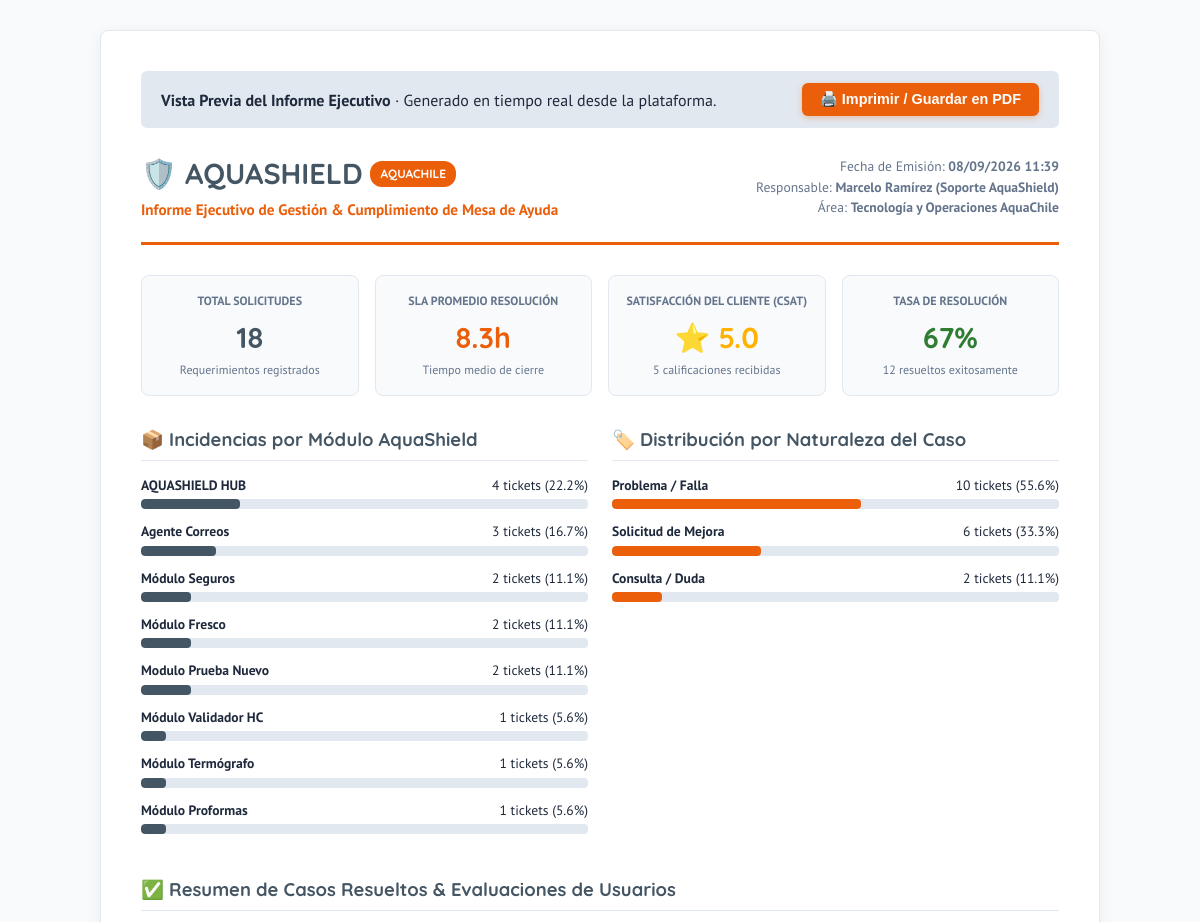
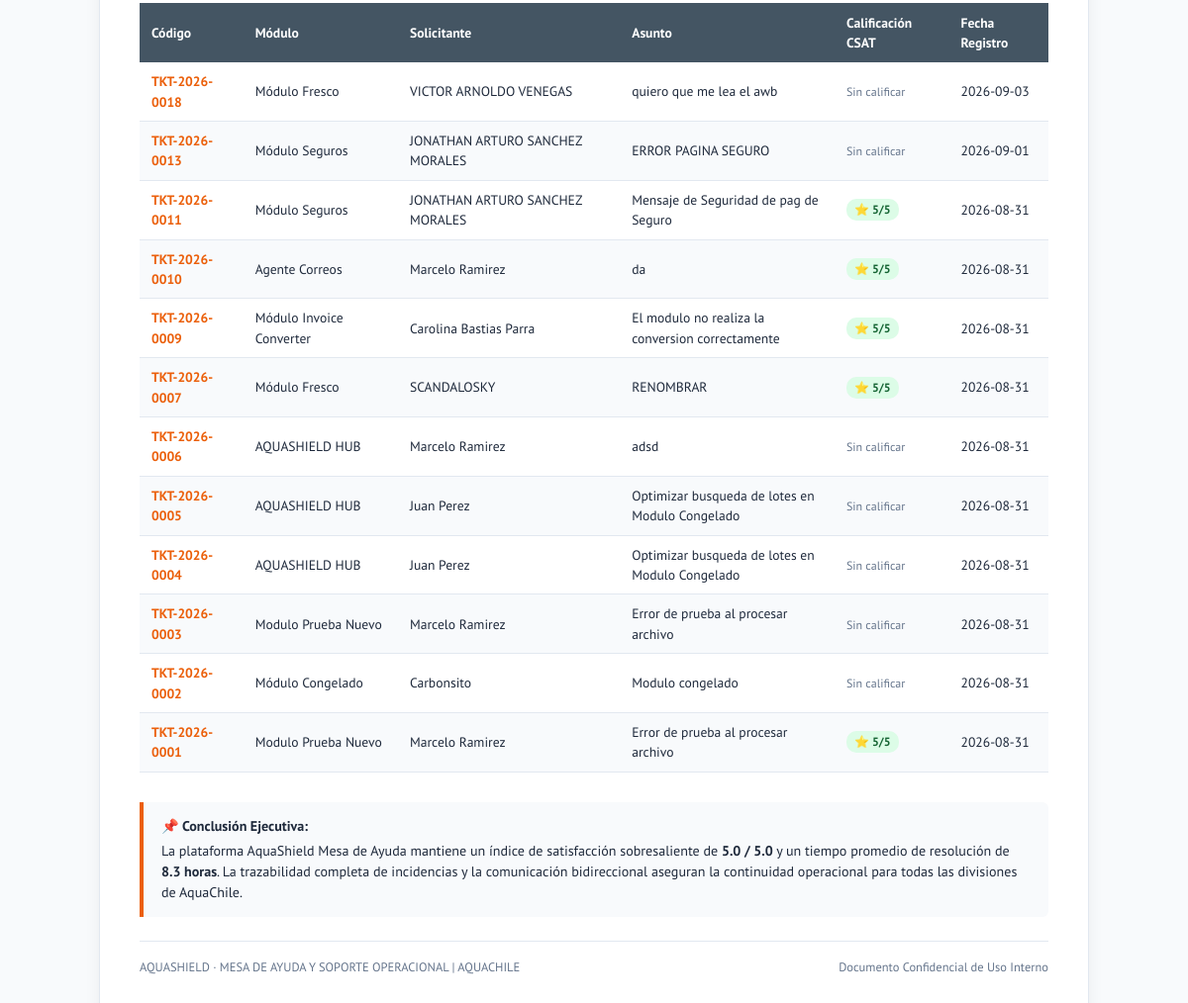
Page /admin/report-executive on the committed database (2 pictures, top to bottom).
### tables this page shows
CREATE TABLE tickets (
                id INTEGER PRIMARY KEY AUTOINCREMENT,
                code TEXT UNIQUE NOT NULL,
                requester_name TEXT NOT NULL,
                requester_email TEXT NOT NULL,
                requester_phone TEXT DEFAULT '',
                module_id INTEGER,
                module_name TEXT NOT NULL,
                type TEXT NOT NULL CHECK(type IN ('problema', 'mejora', 'consulta', 'otro')),
                priority TEXT NOT NULL CHECK(priority IN ('baja', 'media', 'alta', 'critica')),
                title TEXT NOT NULL,
                description TEXT NOT NULL,
                status TEXT NOT NULL DEFAULT 'abierto' CHECK(status IN ('abierto', 'en_analisis', 'en_desarrollo', 'resuelto', 'descartado')),
                resolution_notes TEXT DEFAULT '',
                created_at TIMESTAMP DEFAULT CURRENT_TIMESTAMP,
                updated_at TIMESTAMP DEFAULT CURRENT_TIMESTAMP,
                closed_at TIMESTAMP, user_id INTEGER REFERENCES users(id) ON DELETE SET NULL, first_response_at TIMESTAMP, rating INTEGER, feedback_comment TEXT DEFAULT '', is_pinned INTEGER DEFAULT 0, tags TEXT DEFAULT '', assigned_to TEXT DEFAULT '', time_spent_minutes INTEGER DEFAULT 0,
                FOREIGN KEY (module_id) REFERENCES modules(id) ON DELETE SET NULL
            );

### app.py (the view)
@app.route("/admin/report-executive", methods=["GET"])
def executive_report_page():
    try:
        analytics = database.get_analytics_data()
        all_tickets = database.get_tickets(limit=1000)
        resolved_tickets = [t for t in all_tickets if t["status"] == "resuelto"]
        return render_template(
            "executive_report.html",
            analytics=analytics,
            tickets=all_tickets,
            resolved_tickets=resolved_tickets,
            generated_at=datetime.now().strftime("%d/%m/%Y %H:%M")
        )
    except Exception as e:
        return f"Error generando reporte: {str(e)}", 500

### database.py (called while the page is built)
@contextmanager
def get_db():
    conn = sqlite3.connect(DB_PATH, timeout=30.0)
    conn.row_factory = sqlite3.Row
    conn.execute("PRAGMA foreign_keys = ON")
    conn.execute("PRAGMA journal_mode = WAL")
    try:
        yield conn
        conn.commit()
    except Exception:
        conn.rollback()
        raise
    finally:
        conn.close()

### templates/executive_report.html (shortened to what this page needs)
<!DOCTYPE html>
<html lang="es">
<head>
</head>
<body>
  <div class="report-container">
    <div class="no-print">
      <div><strong>Vista Previa del Informe Ejecutivo</strong> · Generado en tiempo real desde la plataforma.</div>
      <button class="btn-print" onclick="window.print()">
        <span>🖨️ Imprimir / Guardar en PDF</span>
      </button>
    </div>
    <div class="report-header">
      <div>
        <div class="brand-title">
          <span>🛡️ AQUASHIELD</span>
          <span class="brand-badge">AquaChile</span>
        </div>
        <div style="font-size: 0.95rem; color: var(--color-accent); font-weight: 700; margin-top: 4px;">
          Informe Ejecutivo de Gestión & Cumplimiento de Mesa de Ayuda
        </div>
      </div>
      <div class="report-meta">
        <div>Fecha de Emisión: <strong>{{ generated_at }}</strong></div>
        <div>Responsable: <strong>Marcelo Ramírez (Soporte AquaShield)</strong></div>
        <div>Área: <strong>Tecnología y Operaciones AquaChile</strong></div>
      </div>
    </div>
    <div class="kpi-grid">
      <div class="kpi-card">
        <div class="kpi-title">Total Solicitudes</div>
        <div class="kpi-value" style="color: var(--color-primary);">{{ analytics.total_tickets }}</div>
        <div class="kpi-subtitle">Requerimientos registrados</div>
      </div>
      <div class="kpi-card">
        <div class="kpi-title">SLA Promedio Resolución</div>
        <div class="kpi-value" style="color: var(--color-accent);">{{ analytics.sla.avg_resolution_hours }}h</div>
        <div class="kpi-subtitle">Tiempo medio de cierre</div>
      </div>
      <div class="kpi-card">
        <div class="kpi-title">Satisfacción del Cliente (CSAT)</div>
        <div class="kpi-value" style="color: var(--color-warning);">⭐ {{ analytics.csat.avg_rating }}</div>
        <div class="kpi-subtitle">{{ analytics.csat.total_ratings }} calificaciones recibidas</div>
      </div>
      <div class="kpi-card">
        <div class="kpi-title">Tasa de Resolución</div>
        <div class="kpi-value" style="color: var(--color-success);">
          {% if analytics.total_tickets > 0 %}
            {{ (resolved_tickets|length * 100 / analytics.total_tickets)|round|int }}%
          {% else %}
            100%
          {% endif %}
        </div>
        <div class="kpi-subtitle">{{ resolved_tickets|length }} resueltos exitosamente</div>
      </div>
    </div>
    <div class="two-cols">
      <div>
        <h3 class="section-title">📦 Incidencias por Módulo AquaShield</h3>
        {% for m in analytics.by_module %}
          <div class="bar-row">
            <div class="bar-header">
              <span><strong>{{ m.module_name }}</strong></span>
              <span>{{ m.count }} tickets ({{ m.percent }}%)</span>
            </div>
            <div class="bar-track">
              <div class="bar-fill" style="width: {{ m.percent }}%; background-color: var(--color-primary);"></div>
            </div>
          </div>
        {% endfor %}
      </div>
      <div>
        <h3 class="section-title">🏷️ Distribución por Naturaleza del Caso</h3>
        {% for t in analytics.by_type %}
          <div class="bar-row">
            <div class="bar-header">
              <span><strong>{{ t.label }}</strong></span>
              <span>{{ t.count }} tickets ({{ t.percent }}%)</span>
            </div>
            <div class="bar-track">
              <div class="bar-fill" style="width: {{ t.percent }}%; background-color: var(--color-accent);"></div>
            </div>
          </div>
        {% endfor %}
      </div>
    </div>
    <h3 class="section-title">✅ Resumen de Casos Resueltos & Evaluaciones de Usuarios</h3>
    <table>
      <thead>
        <tr>
          <th>Código</th>
          <th>Módulo</th>
          <th>Solicitante</th>
          <th>Asunto</th>
          <th>Calificación CSAT</th>
          <th>Fecha Registro</th>
        </tr>
      </thead>
      <tbody>
        {% for t in resolved_tickets %}
          <tr>
            <td><strong style="color: var(--color-accent);">{{ t.code }}</strong></td>
            <td>{{ t.module_name }}</td>
            <td>{{ t.requester_name }}</td>
            <td style="max-width: 250px;">{{ t.title }}</td>
            <td>
              {% if t.rating %}
                <span class="badge badge-success">⭐ {{ t.rating }}/5</span>
              {% else %}
                <span style="color: var(--text-muted); font-size: 0.75rem;">Sin calificar</span>
              {% endif %}
            </td>
            <td>{{ t.created_at.split(' ')[0] }}</td>
          </tr>
        {% endfor %}
      </tbody>
    </table>
    <div style="background-color: #F8FAFC; border-left: 4px solid var(--color-accent); padding: 14px 18px; border-radius: 0 6px 6px 0; margin-bottom: 24px; font-size: 0.88rem;">
      <strong>📌 Conclusión Ejecutiva:</strong>
      <p style="margin-top: 4px; color: var(--text-dark);">
        La plataforma AquaShield Mesa de Ayuda mantiene un índice de satisfacción sobresaliente de <strong>{{ analytics.csat.avg_rating }} / 5.0</strong> y un tiempo promedio de resolución de <strong>{{ analytics.sla.avg_resolution_hours }} horas</strong>. La trazabilidad completa de incidencias y la comunicación bidireccional aseguran la continuidad operacional para todas las divisiones de AquaChile.
      </p>
    </div>
    <div class="footer">
      <div>AQUASHIELD · MESA DE AYUDA Y SOPORTE OPERACIONAL | AQUACHILE</div>
      <div>Documento Confidencial de Uso Interno</div>
    </div>
  </div>
</body>
</html>

### templates/executive_report.html (style rules this page uses)
:root { --color-primary: #445563; --color-primary-dark: #2A3B47; --color-accent: #EB5F0A; --color-success: #2E7D32; --color-warning: #FFB300; --color-info: #0288D1; --bg-page: #F8FAFC; --text-dark: #1E293B; --text-muted: #64748B; --border-color: #E2E8F0; }
* { box-sizing: border-box; margin: 0; padding: 0; }
body { font-family: 'PT Sans', -apple-system, BlinkMacSystemFont, "Segoe UI", Roboto, sans-serif; background-color: var(--bg-page); color: var(--text-dark); line-height: 1.5; padding: 30px; }
.report-container { max-width: 1000px; margin: 0 auto; background: #FFFFFF; border: 1px solid var(--border-color); border-radius: 8px; padding: 40px; box-shadow: 0 4px 16px rgba(0,0,0,0.06); }
.report-header { display: flex; justify-content: space-between; align-items: center; border-bottom: 3px solid var(--color-accent); padding-bottom: 20px; margin-bottom: 30px; }
.brand-title { font-family: 'Quicksand', sans-serif; font-size: 1.8rem; font-weight: 700; color: var(--color-primary); display: flex; align-items: center; gap: 8px; }
.brand-badge { background-color: var(--color-accent); color: #FFFFFF; font-size: 0.75rem; padding: 4px 10px; border-radius: 12px; font-weight: 700; text-transform: uppercase; }
.report-meta { text-align: right; font-size: 0.85rem; color: var(--text-muted); }
.no-print { display: flex; justify-content: space-between; align-items: center; margin-bottom: 24px; padding: 12px 20px; background-color: #E2E8F0; border-radius: 6px; }
.btn-print { background-color: var(--color-accent); color: #FFFFFF; border: none; padding: 8px 18px; border-radius: 6px; font-weight: 700; cursor: pointer; font-size: 0.9rem; display: inline-flex; align-items: center; gap: 6px; box-shadow: 0 2px 6px rgba(235,95,10,0.3); }
.kpi-grid { display: grid; grid-template-columns: repeat(4, 1fr); gap: 16px; margin-bottom: 30px; }
.kpi-card { background-color: #F8FAFC; border: 1px solid var(--border-color); border-radius: 8px; padding: 16px; text-align: center; }
.kpi-title { font-size: 0.75rem; text-transform: uppercase; color: var(--text-muted); font-weight: 700; }
.kpi-value { font-family: 'Quicksand', sans-serif; font-size: 1.8rem; font-weight: 700; margin: 6px 0 2px 0; }
.kpi-subtitle { font-size: 0.75rem; color: var(--text-muted); }
.section-title { font-family: 'Quicksand', sans-serif; font-size: 1.15rem; font-weight: 700; color: var(--color-primary); margin-bottom: 14px; padding-bottom: 6px; border-bottom: 1px solid var(--border-color); }
.two-cols { display: grid; grid-template-columns: 1fr 1fr; gap: 24px; margin-bottom: 30px; }
.bar-row { margin-bottom: 12px; }
.bar-header { display: flex; justify-content: space-between; font-size: 0.85rem; margin-bottom: 4px; }
.bar-track { background-color: #E2E8F0; border-radius: 4px; height: 10px; overflow: hidden; }
.bar-fill { height: 100%; border-radius: 4px; }
table { width: 100%; border-collapse: collapse; font-size: 0.85rem; margin-bottom: 30px; }
th { background-color: var(--color-primary); color: #FFFFFF; text-align: left; padding: 10px 12px; font-weight: 700; }
td { padding: 9px 12px; border-bottom: 1px solid var(--border-color); }
tr:nth-child(even) td { background-color: #F8FAFC; }
.badge { display: inline-block; padding: 2px 8px; border-radius: 10px; font-size: 0.75rem; font-weight: 700; }
.badge-success { background: #DCFCE7; color: #166534; }
.footer { border-top: 1px solid var(--border-color); padding-top: 16px; display: flex; justify-content: space-between; font-size: 0.78rem; color: var(--text-muted); }

### rows in the picture
tickets: code "TKT-2026-0018", module_name "Módulo Fresco", requester_name "VICTOR ARNOLDO VENEGAS", title "quiero que me lea el awb", shows "Sin calificar", created_at "2026-09-03"
tickets: code "TKT-2026-0013", module_name "Módulo Seguros", requester_name "JONATHAN ARTURO SANCHEZ MORALES", title "ERROR PAGINA SEGURO", shows "Sin calificar", created_at "2026-09-01"
tickets: code "TKT-2026-0011", module_name "Módulo Seguros", requester_name "JONATHAN ARTURO SANCHEZ MORALES", title "Mensaje de Seguridad de pag de Seguro", rating "5", created_at "2026-08-31"
tickets: code "TKT-2026-0010", module_name "Agente Correos", requester_name "Marcelo Ramirez", title "da", rating "5", created_at "2026-08-31"
tickets: code "TKT-2026-0009", module_name "Módulo Invoice Converter", requester_name "Carolina Bastias Parra", title "El modulo no realiza la conversion correctamente", rating "5", created_at "2026-08-31"
tickets: code "TKT-2026-0007", module_name "Módulo Fresco", requester_name "SCANDALOSKY", title "RENOMBRAR", rating "5", created_at "2026-08-31"
tickets: code "TKT-2026-0006", module_name "AQUASHIELD HUB", requester_name "Marcelo Ramirez", title "adsd", shows "Sin calificar", created_at "2026-08-31"
tickets: code "TKT-2026-0005", module_name "AQUASHIELD HUB", requester_name "Juan Perez", title "Optimizar busqueda de lotes en Modulo Congelado", shows "Sin calificar", created_at "2026-08-31"
tickets: code "TKT-2026-0004", module_name "AQUASHIELD HUB", requester_name "Juan Perez", title "Optimizar busqueda de lotes en Modulo Congelado", shows "Sin calificar", created_at "2026-08-31"
tickets: code "TKT-2026-0003", module_name "Modulo Prueba Nuevo", requester_name "Marcelo Ramirez", title "Error de prueba al procesar archivo", shows "Sin calificar", created_at "2026-08-31"
tickets: code "TKT-2026-0002", module_name "Módulo Congelado", requester_name "Carbonsito", title "Modulo congelado", shows "Sin calificar", created_at "2026-08-31"
tickets: code "TKT-2026-0001", module_name "Modulo Prueba Nuevo", requester_name "Marcelo Ramirez", title "Error de prueba al procesar archivo", rating "5", created_at "2026-08-31"

### other values in the picture
{{ analytics.total_tickets }} "18"
{{ analytics.sla.avg_resolution_hours }} "8.3"
{{ analytics.csat.avg_rating }} "5.0"
{{ analytics.csat.total_ratings }} "5"
{{ (resolved_tickets|length * 100 / analytics.total_tickets)|round|int }} "67"
{{ resolved_tickets|length }} "12"
{{ m.module_name }} "AQUASHIELD HUB" "Agente Correos" "Módulo Seguros" "Módulo Fresco" "Modulo Prueba Nuevo" "Módulo Validador HC" "Módulo Termógrafo" "Módulo Proformas"
{{ m.count }} "4" "3" "2" "2" "2" "1" "1" "1"
{{ m.percent }} "22.2" "16.7" "11.1" "11.1" "11.1" "5.6" "5.6" "5.6"
{{ t.label }} "Problema / Falla" "Solicitud de Mejora" "Consulta / Duda"
{{ t.count }} "10" "6" "2"
{{ t.percent }} "55.6" "33.3" "11.1"
